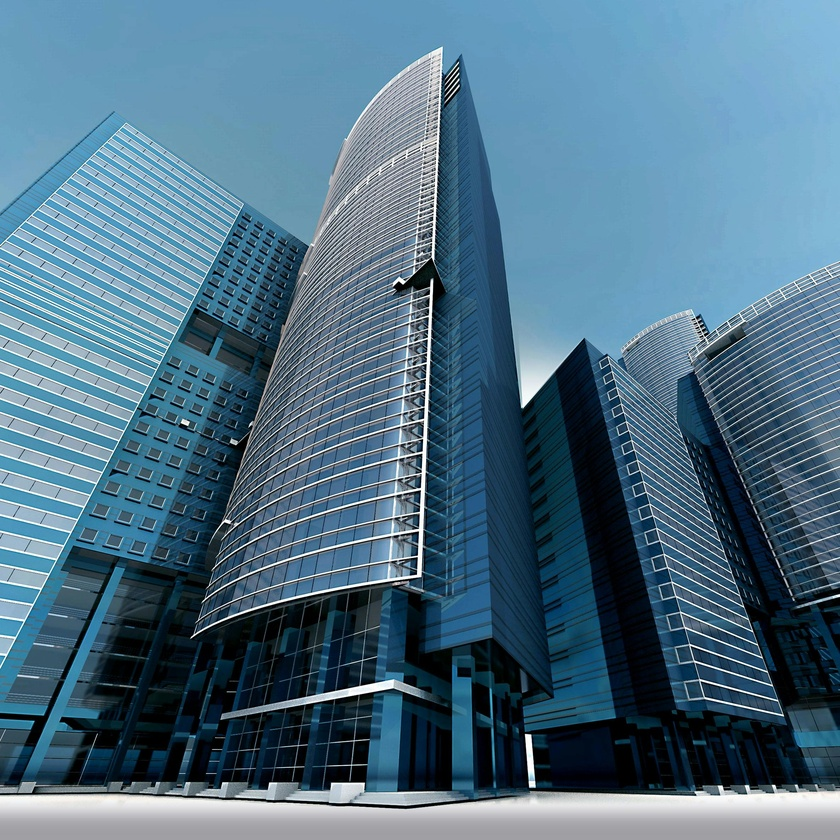
#> input picture images/BL.jpg, 840 x 840 px, shrunk from 2367 x 2367 before the run, found by its file name
$ python local.py
#> lines starting #> are read from the running program, lines starting #| are printed output that depends on the picture
import cv2 as cv
import numpy as np

img = cv.imread(r"images\BL.jpg")
#> img is the input picture: shape (840, 840, 3); mean B, G, R 132.5, 111.9, 78.7
cv.imshow("Image", img)

gray = cv.cvtColor(img, cv.COLOR_BGR2GRAY)
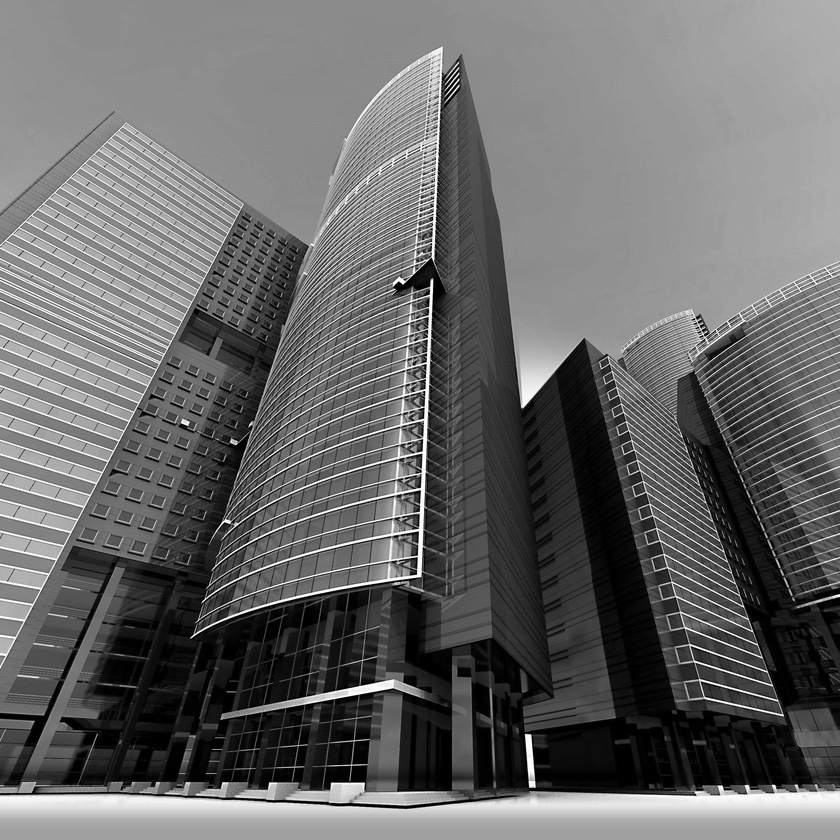
#> gray: shape (840, 840); min 0, max 255, mean 104.3
# cv.imshow("gray", gray)

#laplacian -> method
lap = cv.Laplacian(gray, cv.CV_64F) #second derivative -> + ve and - ve
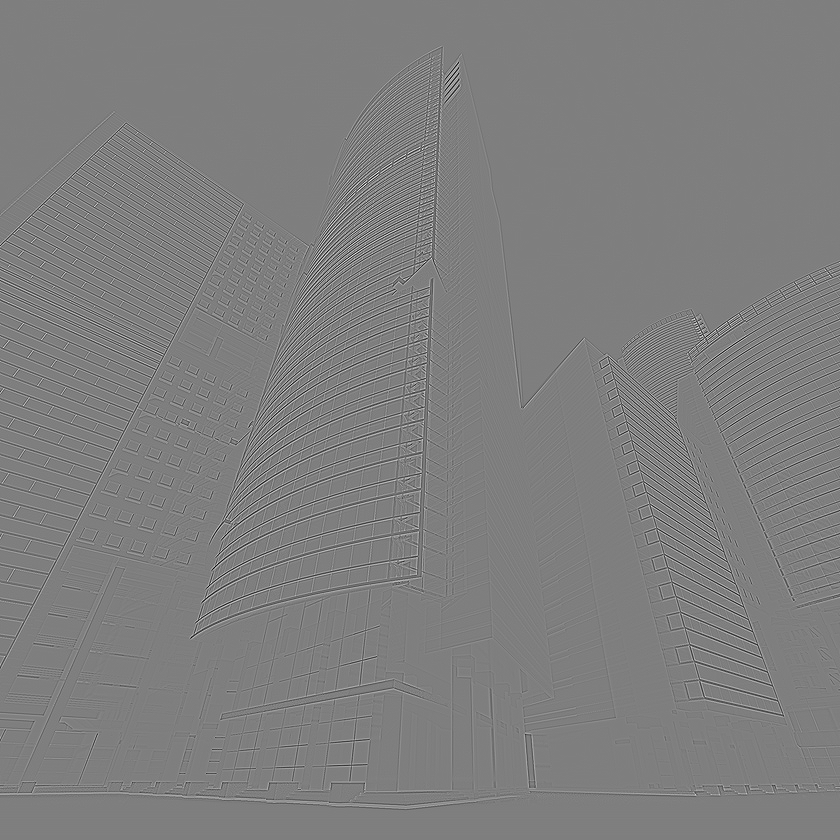
#> lap: shape (840, 840) float64; min -616, max 621, mean 0; drawn with min black and max white
lap = np.uint8(np.absolute(lap))
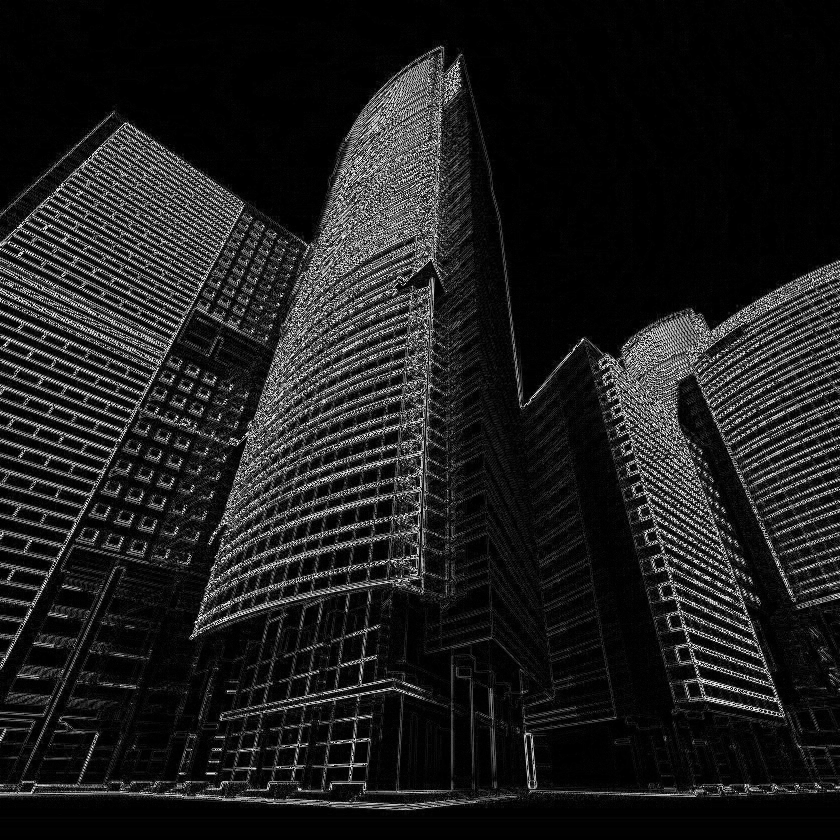
#> lap: shape (840, 840); min 0, max 255, mean 29.5

cv.imshow("Laplacian", lap)

cv.waitKey(0)

$ run again, with images/1749619650882.jpg copied over images/BL.jpg
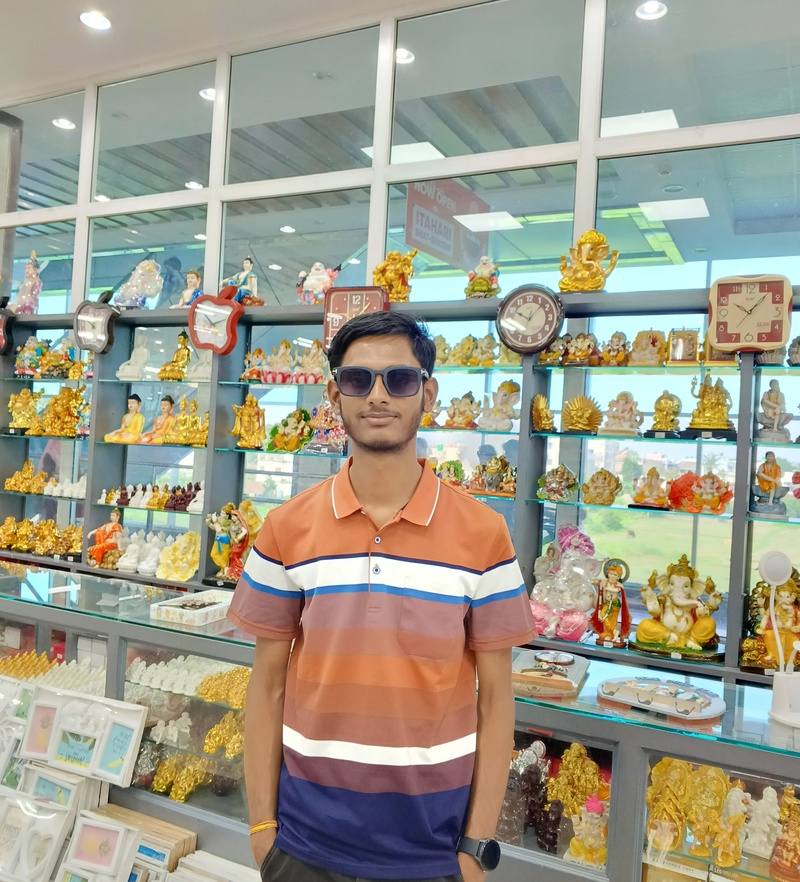
#> input picture images/1749619650882.jpg, 800 x 882 px, shrunk from 3048 x 3364 before the run, found by its file name
#> img is the input picture: shape (882, 800, 3); mean B, G, R 139.6, 156, 158.6
#> `gray = cv.cvtColor(img, cv.COLOR_BGR2GRAY)`:
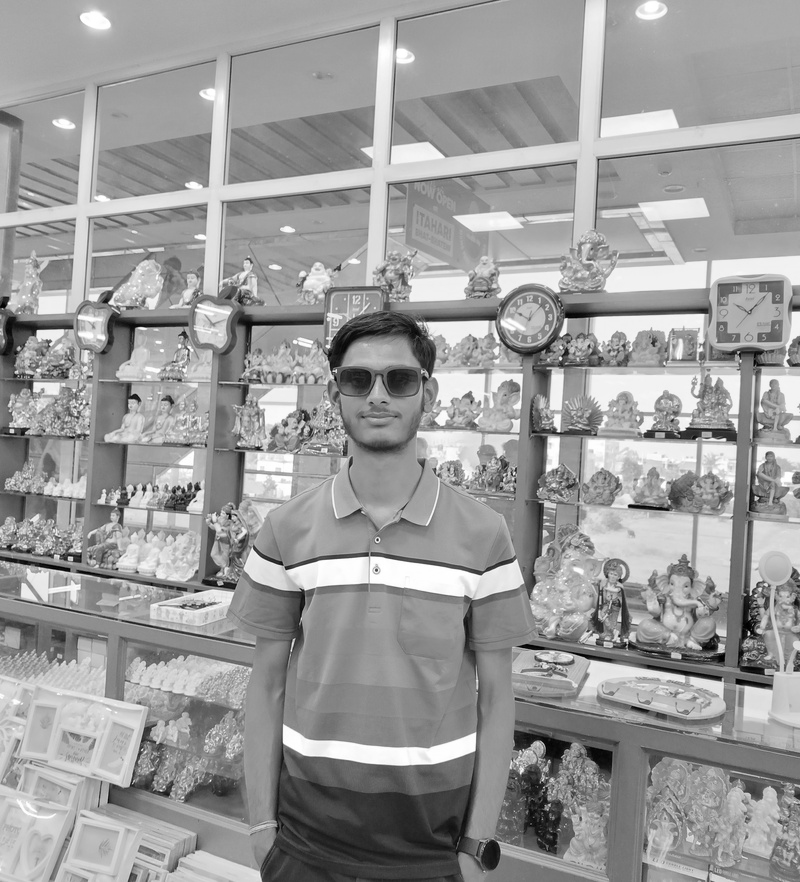
#> gray: shape (882, 800); min 0, max 255, mean 154.9
#> `lap = np.uint8(np.absolute(lap))`:
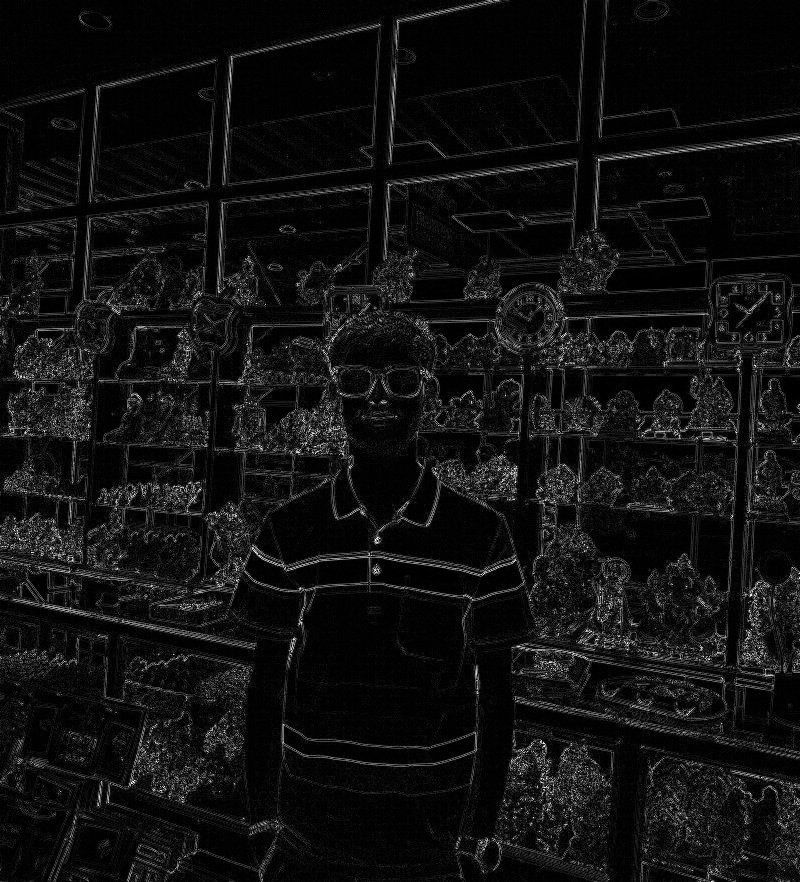
#> lap: shape (882, 800); min 0, max 255, mean 17.1

$ run again, with images/Mountains.png saved as images/BL.jpg
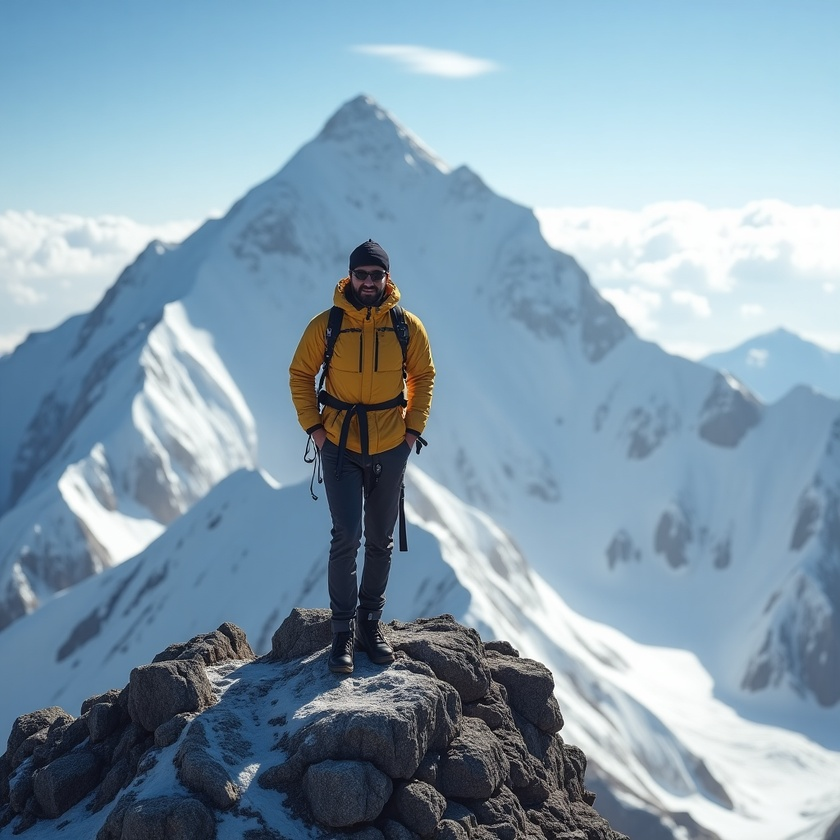
#> input picture images/Mountains.png, 840 x 840 px, shrunk from 1024 x 1024 before the run, found by its file name
#> img is the input picture: shape (840, 840, 3); mean B, G, R 174.8, 158, 133.3
#> `gray = cv.cvtColor(img, cv.COLOR_BGR2GRAY)`:
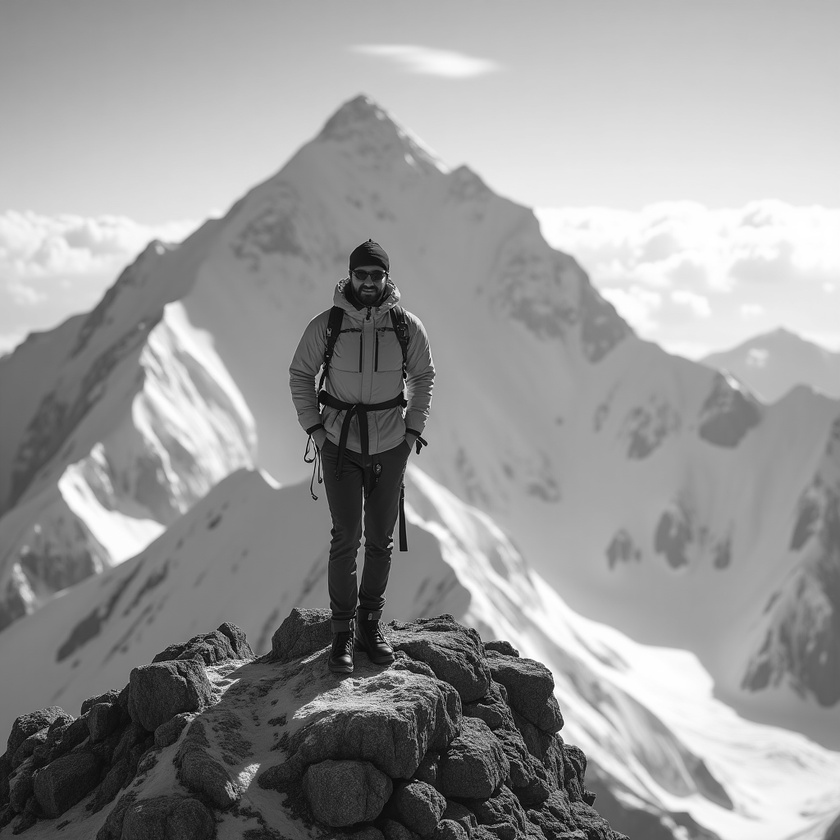
#> gray: shape (840, 840); min 0, max 255, mean 152.6
#> `lap = np.uint8(np.absolute(lap))`:
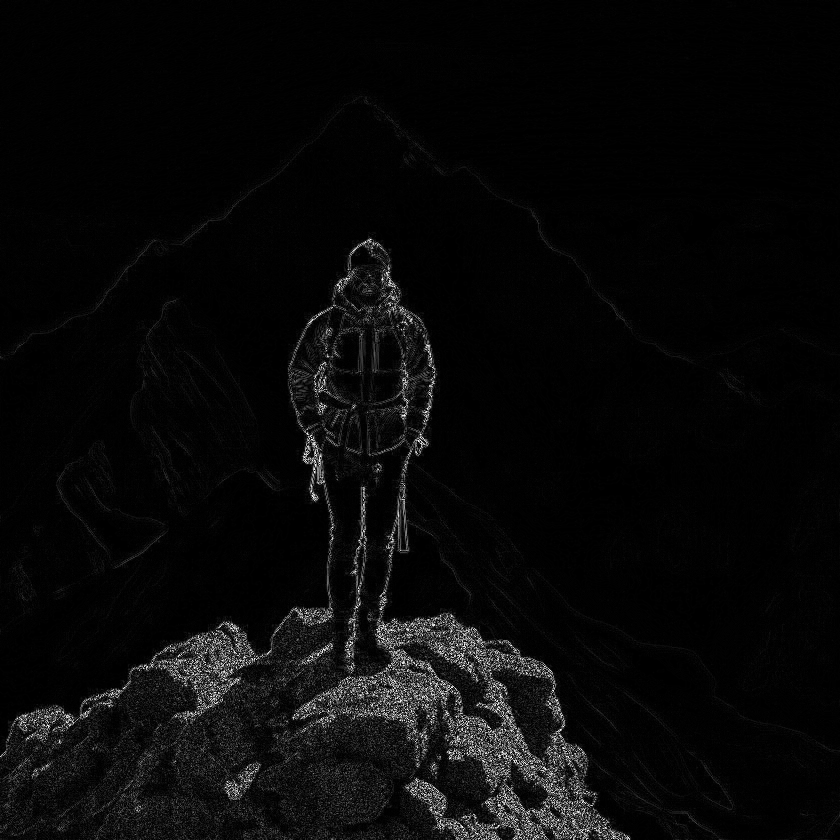
#> lap: shape (840, 840); min 0, max 255, mean 9
